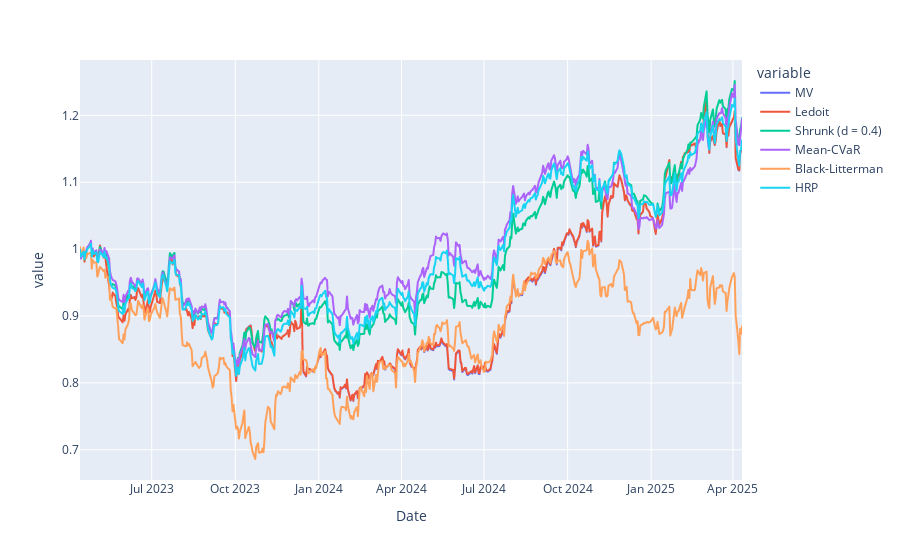

Write notebook code for a chart like this one.
### Code cell
out_of_sample = {
    'MV': sum(returns_test[ticker] * weights_classic[ticker] for ticker in prices.columns),
    'Ledoit': sum(returns_test[ticker] * weights_ledoit[ticker] for ticker in prices.columns),
    'Shrunk (d = 0.4)': sum(returns_test[ticker] * weights_shrink[ticker] for ticker in prices.columns),
    'Mean-CVaR': sum(returns_test[ticker] * weights_cvar[ticker] for ticker in prices.columns),
    'Black-Litterman': sum(returns_test[ticker] * weights_bl[ticker] for ticker in prices.columns),
    'HRP': sum(returns_test[ticker] * weights_hrp[ticker] for ticker in prices.columns)
}

out_of_sample_returns = pd.DataFrame(out_of_sample)
out_of_sample_cumulative_returns = (1 + out_of_sample_returns).cumprod()
out_of_sample_cumulative_returns_max = out_of_sample_cumulative_returns.cummax()
out_of_sample_drawdowns = (out_of_sample_cumulative_returns - out_of_sample_cumulative_returns_max)/out_of_sample_cumulative_returns_max

px.line(out_of_sample_cumulative_returns)

### Figure 1 — Plotly figure (JSON) as saved in the notebook; plotly's stock layout.template omitted (floating-point values rounded to 4 significant figures; data arrays with more than 128 entries replaced by an {"elided": "..."} marker saying what was removed)
{"data": [{"hovertemplate": "variable=MV<br>Date=%{x}<br>value=%{y}<extra></extra>", "legendgroup": "MV", "line": {"color": "#636efa", "dash": "solid"}, "marker": {"symbol": "circle"}, "mode": "lines", "name": "MV", "showlegend": true, "type": "scattergl", "x": {"elided": "502 str values"}, "xaxis": "x", "y": {"elided": "502 float values"}, "yaxis": "y"}, {"hovertemplate": "variable=Ledoit<br>Date=%{x}<br>value=%{y}<extra></extra>", "legendgroup": "Ledoit", "line": {"color": "#EF553B", "dash": "solid"}, "marker": {"symbol": "circle"}, "mode": "lines", "name": "Ledoit", "showlegend": true, "type": "scattergl", "x": {"elided": "502 str values"}, "xaxis": "x", "y": {"elided": "502 float values"}, "yaxis": "y"}, {"hovertemplate": "variable=Shrunk (d = 0.4)<br>Date=%{x}<br>value=%{y}<extra></extra>", "legendgroup": "Shrunk (d = 0.4)", "line": {"color": "#00cc96", "dash": "solid"}, "marker": {"symbol": "circle"}, "mode": "lines", "name": "Shrunk (d = 0.4)", "showlegend": true, "type": "scattergl", "x": {"elided": "502 str values"}, "xaxis": "x", "y": {"elided": "502 float values"}, "yaxis": "y"}, {"hovertemplate": "variable=Mean-CVaR<br>Date=%{x}<br>value=%{y}<extra></extra>", "legendgroup": "Mean-CVaR", "line": {"color": "#ab63fa", "dash": "solid"}, "marker": {"symbol": "circle"}, "mode": "lines", "name": "Mean-CVaR", "showlegend": true, "type": "scattergl", "x": {"elided": "502 str values"}, "xaxis": "x", "y": {"elided": "502 float values"}, "yaxis": "y"}, {"hovertemplate": "variable=Black-Litterman<br>Date=%{x}<br>value=%{y}<extra></extra>", "legendgroup": "Black-Litterman", "line": {"color": "#FFA15A", "dash": "solid"}, "marker": {"symbol": "circle"}, "mode": "lines", "name": "Black-Litterman", "showlegend": true, "type": "scattergl", "x": {"elided": "502 str values"}, "xaxis": "x", "y": {"elided": "502 float values"}, "yaxis": "y"}, {"hovertemplate": "variable=HRP<br>Date=%{x}<br>value=%{y}<extra></extra>", "legendgroup": "HRP", "line": {"color": "#19d3f3", "dash": "solid"}, "marker": {"symbol": "circle"}, "mode": "lines", "name": "HRP", "showlegend": true, "type": "scattergl", "x": {"elided": "502 str values"}, "xaxis": "x", "y": {"elided": "502 float values"}, "yaxis": "y"}], "layout": {"legend": {"title": {"text": "variable"}, "tracegroupgap": 0}, "margin": {"t": 60}, "xaxis": {"anchor": "y", "domain": [0, 1], "title": {"text": "Date"}}, "yaxis": {"anchor": "x", "domain": [0, 1], "title": {"text": "value"}}}}
